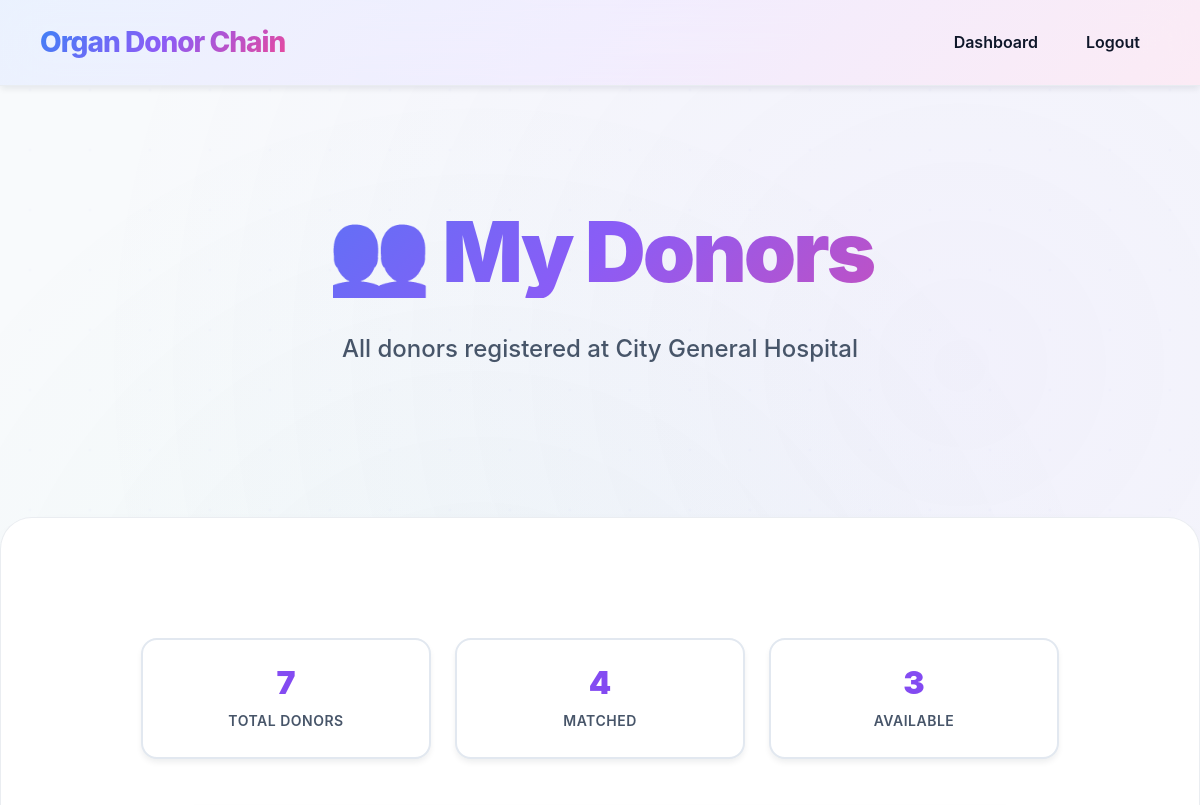
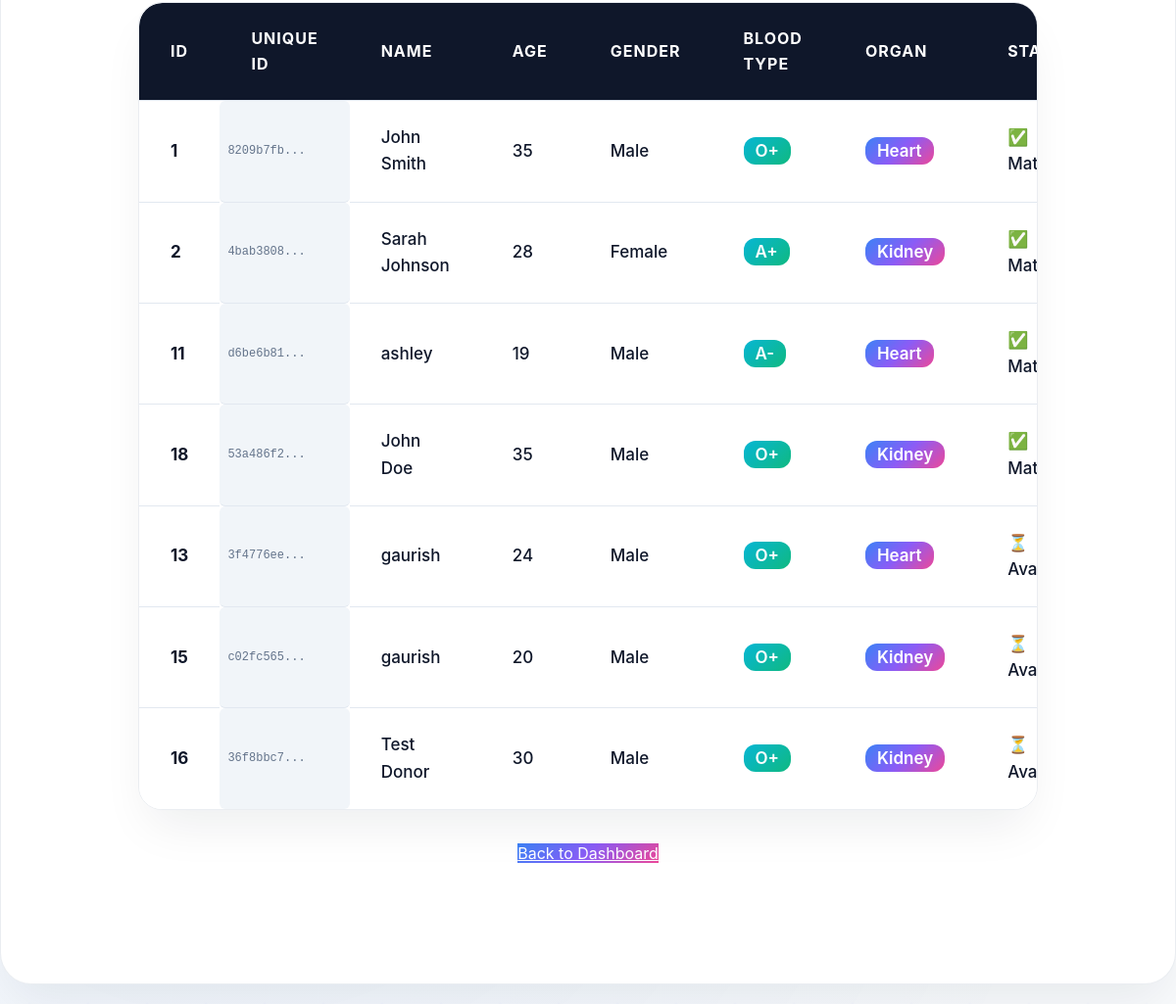
Before: /hospital_donors (signed in) with the older database file (2 pictures, top to bottom).
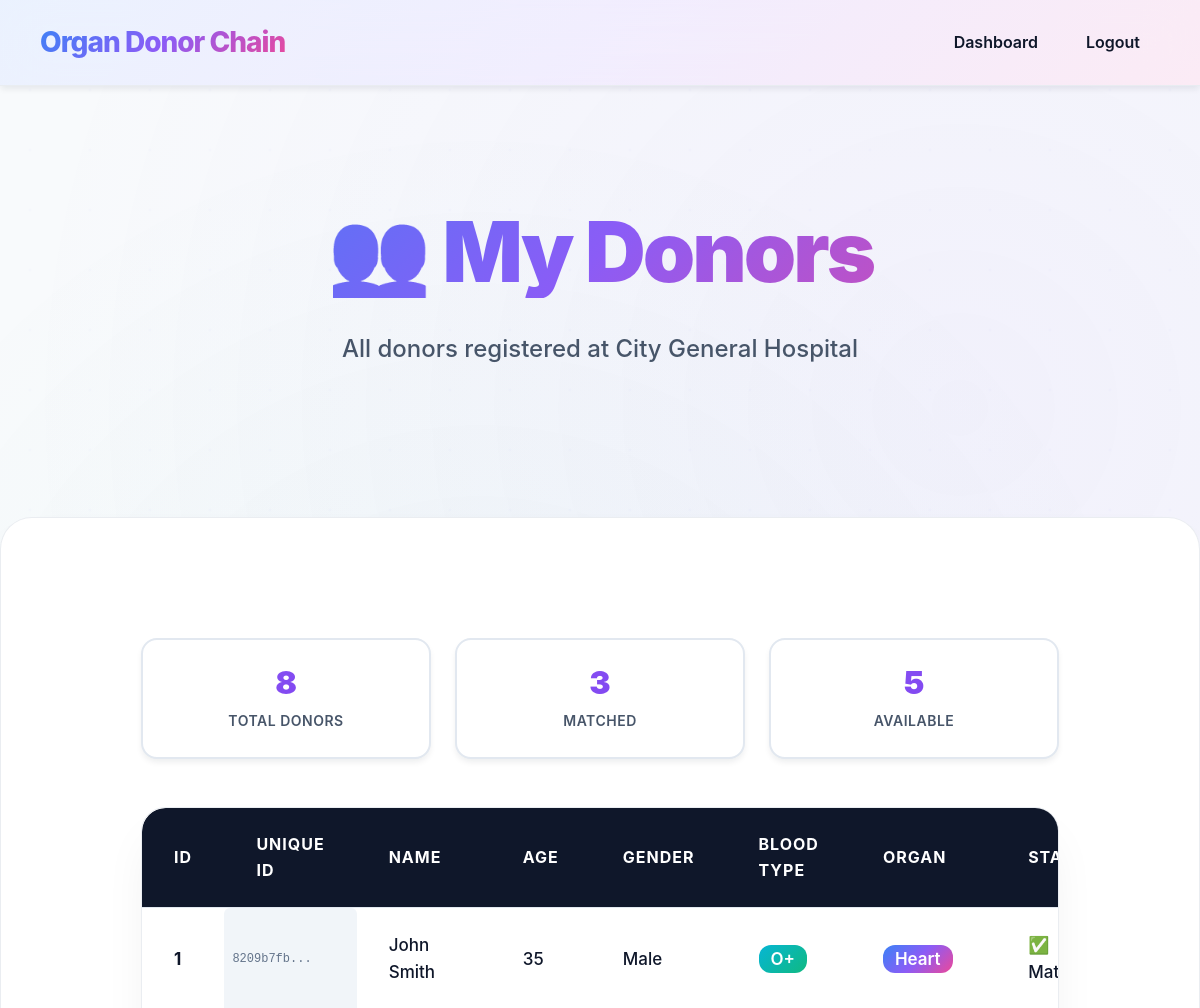
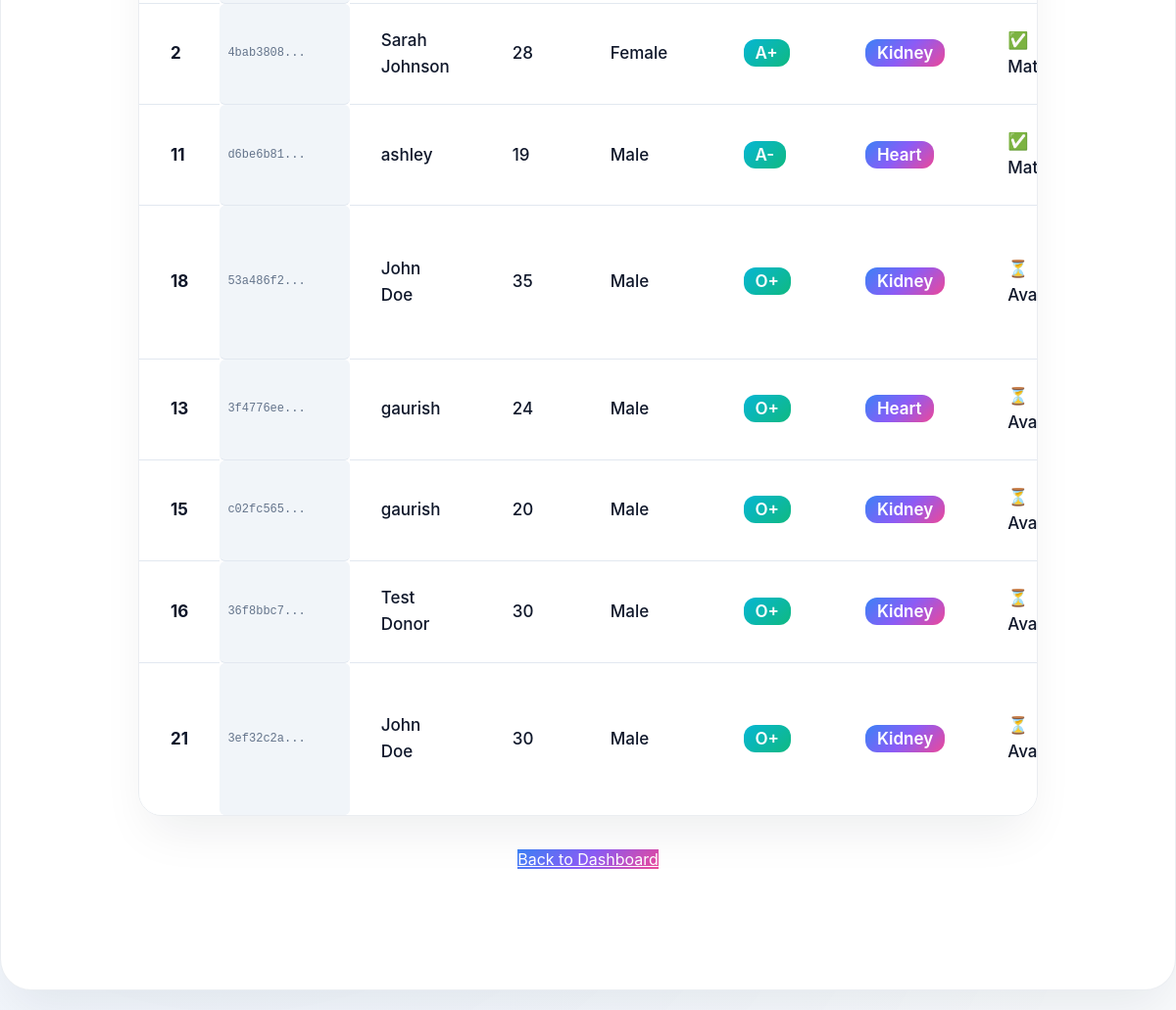
After: the same page with the newer database file (2 pictures, top to bottom).
### tables this page shows
CREATE TABLE donor (
        id INTEGER PRIMARY KEY AUTOINCREMENT,
        unique_id TEXT UNIQUE,
        hospital_id INTEGER,
        name TEXT,
        age INTEGER,
        gender TEXT,
        blood_type TEXT,
        organ TEXT,
        status TEXT DEFAULT 'Not Matched',
        registration_date TEXT DEFAULT CURRENT_TIMESTAMP, medical_document_path TEXT,
        FOREIGN KEY (hospital_id) REFERENCES hospital(id)
    );

### server/app.py (the view)
@app.route('/hospital_donors')
def hospital_donors():
    if 'hospital' not in session:
        return redirect('/login')
    hospital_id = session['hospital']
    hospital_name = session.get('hospital_name')
    conn = sqlite3.connect(DB)
    c = conn.cursor()
    try:
        c.execute('''
            SELECT id, unique_id, name, age, gender, blood_type, organ, status, registration_date, medical_document_path
            FROM donor
            WHERE hospital_id = ?
            ORDER BY registration_date ASC
        ''', (hospital_id,))
        donors = c.fetchall()
    except sqlite3.OperationalError:
        c.execute('''
            SELECT id, name, age, gender, blood_type, organ, status
            FROM donor
            WHERE hospital_id = ?
            ORDER BY id ASC
        ''', (hospital_id,))
        old_donors = c.fetchall()
        donors = [(d[0], 'N/A', d[1], d[2], d[3], d[4], d[5], d[6], 'N/A') for d in old_donors]
    conn.close()
    return render_template('hospital_donors.html', donors=donors, hospital_name=hospital_name)

### server/app.py (called while the page is built)
@app.template_filter('basename')
def basename_filter(path):
    if path:
        return os.path.basename(path)
    return ''

### client/templates/hospital_donors.html (shortened to what this page needs)
<!DOCTYPE html>
<html>
<head>
    <link rel="stylesheet" href="../static/style.css">
    <link rel="stylesheet" href="https://cdnjs.cloudflare.com/ajax/libs/font-awesome/6.0.0/css/all.min.css">
</head>
<body>
<nav class="navbar">
    <div class="nav-container">
        <a class="brand" href="/login">Organ Donor Chain</a>
        <ul class="nav-links">
            <li><a href="/hospital_dashboard">Dashboard</a></li>
            <li><a href="/logout">Logout</a></li>
        </ul>
    </div>
</nav>
<section class="hero">
    <div class="hero-inner">
        <h1>👥 My Donors</h1>
        <p>All donors registered at {{ hospital_name }}</p>
    </div>
</section>
<div class="container container-wide">
    <div class="stats-header">
        <div class="stat-card">
            <div class="stat-number">{{ donors|length }}</div>
            <div class="stat-label">Total Donors</div>
        </div>
        <div class="stat-card">
            <div class="stat-number">{{ donors|selectattr('7', 'equalto', 'Matched')|list|length }}</div>
            <div class="stat-label">Matched</div>
        </div>
        <div class="stat-card">
            <div class="stat-number">{{ donors|selectattr('7', 'equalto', 'Not Matched')|list|length }}</div>
            <div class="stat-label">Available</div>
        </div>
    </div>
    <div class="table-container">
        <table>
            <thead>
                <tr>
                    <th>ID</th>
                    <th>Unique ID</th>
                    <th>Name</th>
                    <th>Age</th>
                    <th>Gender</th>
                    <th>Blood Type</th>
                    <th>Organ</th>
                    <th>Status</th>
                </tr>
            </thead>
            <tbody>
                {% for donor in donors %}
                <tr>
                    <td><strong>{{ donor[0] }}</strong></td>
                    <td class="unique-id-cell">{{ donor[1][:8] }}...</td>
                    <td>{{ donor[2] }}</td>
                    <td>{{ donor[3] }}</td>
                    <td>{{ donor[4] }}</td>
                    <td><span class="blood-type-badge">{{ donor[5] }}</span></td>
                    <td><span class="organ-badge">{{ donor[6] }}</span></td>
                    <td>
                        {% if donor[7] == 'Matched' %}
                        <span class="status-badge status-matched">✅ Matched</span>
                        {% else %}
                        <span class="status-badge status-not-matched">⏳ Available</span>
                        {% endif %}
                    </td>
                </tr>
                {% endfor %}
            </tbody>
        </table>
    </div>
    <div style="margin-top: 32px; text-align: center;">
        <a href="/hospital_dashboard" class="btn-primary">Back to Dashboard</a>
    </div>
</div>
</body>
</html>

Changed rows visible on the page:
changed donor id 18: status "✅…" → "⏳…"
added donor: id "21", donor "3ef32c2a", name "John Doe", age "30", gender "Male", blood_type "O+", organ "Kidney"
Other visible differences:
{{ donors|length }}: "7" → "8"
{{ donors|selectattr('7', 'equalto', 'Matched')|list|length }}: "4" → "3"
{{ donors|selectattr('7', 'equalto', 'Not Matched')|list|length }}: "3" → "5"
